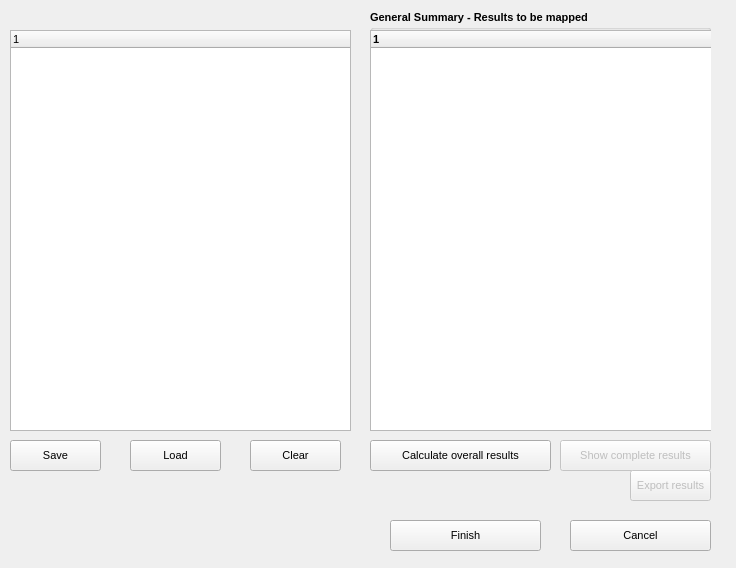
<?xml version="1.0" encoding="UTF-8"?>
<ui version="4.0">
 <class>frmPag1</class>
 <widget class="QWidget" name="frmPag1">
  <property name="geometry">
   <rect>
    <x>0</x>
    <y>0</y>
    <width>736</width>
    <height>568</height>
   </rect>
  </property>
  <property name="font">
   <font>
    <family>MS Shell Dlg 2</family>
    <pointsize>8</pointsize>
   </font>
  </property>
  <property name="windowTitle">
   <string>Form</string>
  </property>
  <property name="windowIcon">
   <iconset>
    <normaloff>:/images/wizard.png</normaloff>:/images/wizard.png</iconset>
  </property>
  <widget class="QTreeWidget" name="treeWidgetSolutionsAndSources">
   <property name="geometry">
    <rect>
     <x>10</x>
     <y>30</y>
     <width>341</width>
     <height>401</height>
    </rect>
   </property>
   <property name="iconSize">
    <size>
     <width>16</width>
     <height>16</height>
    </size>
   </property>
   <property name="columnCount">
    <number>1</number>
   </property>
   <column>
    <property name="text">
     <string notr="true">1</string>
    </property>
   </column>
  </widget>
  <widget class="QGroupBox" name="groupBoxTotBasUsefulDem">
   <property name="geometry">
    <rect>
     <x>370</x>
     <y>10</y>
     <width>341</width>
     <height>421</height>
    </rect>
   </property>
   <property name="font">
    <font>
     <weight>75</weight>
     <bold>true</bold>
    </font>
   </property>
   <property name="title">
    <string>General Summary - Results to be mapped</string>
   </property>
   <widget class="QTreeWidget" name="treeViewResults">
    <property name="geometry">
     <rect>
      <x>0</x>
      <y>20</y>
      <width>391</width>
      <height>401</height>
     </rect>
    </property>
    <property name="contextMenuPolicy">
     <enum>Qt::DefaultContextMenu</enum>
    </property>
    <property name="iconSize">
     <size>
      <width>16</width>
      <height>16</height>
     </size>
    </property>
    <property name="rootIsDecorated">
     <bool>true</bool>
    </property>
    <property name="allColumnsShowFocus">
     <bool>true</bool>
    </property>
    <property name="headerHidden">
     <bool>false</bool>
    </property>
    <property name="expandsOnDoubleClick">
     <bool>true</bool>
    </property>
    <property name="columnCount">
     <number>1</number>
    </property>
    <attribute name="headerVisible">
     <bool>true</bool>
    </attribute>
    <attribute name="headerStretchLastSection">
     <bool>true</bool>
    </attribute>
    <column>
     <property name="text">
      <string notr="true">1</string>
     </property>
    </column>
   </widget>
  </widget>
  <widget class="QPushButton" name="pushButtonSaveTreeToJson">
   <property name="geometry">
    <rect>
     <x>10</x>
     <y>440</y>
     <width>91</width>
     <height>31</height>
    </rect>
   </property>
   <property name="toolTip">
    <string>Dumps current tree to JSON</string>
   </property>
   <property name="text">
    <string>Save</string>
   </property>
   <property name="icon">
    <iconset>
     <normaloff>:/images/save_as.png</normaloff>:/images/save_as.png</iconset>
   </property>
  </widget>
  <widget class="QPushButton" name="pushButtonLoadScenario">
   <property name="geometry">
    <rect>
     <x>130</x>
     <y>440</y>
     <width>91</width>
     <height>31</height>
    </rect>
   </property>
   <property name="toolTip">
    <string>Loads a JSON dump</string>
   </property>
   <property name="text">
    <string>Load</string>
   </property>
   <property name="icon">
    <iconset>
     <normaloff>:/images/open_file.png</normaloff>:/images/open_file.png</iconset>
   </property>
  </widget>
  <widget class="QPushButton" name="pushButtonUpdateAllResults">
   <property name="enabled">
    <bool>true</bool>
   </property>
   <property name="geometry">
    <rect>
     <x>370</x>
     <y>440</y>
     <width>181</width>
     <height>31</height>
    </rect>
   </property>
   <property name="toolTip">
    <string>Updates all calculations</string>
   </property>
   <property name="text">
    <string>Calculate overall results</string>
   </property>
   <property name="icon">
    <iconset>
     <normaloff>:/images/calculator.png</normaloff>:/images/calculator.png</iconset>
   </property>
  </widget>
  <widget class="QPushButton" name="pushButtonClearTree">
   <property name="geometry">
    <rect>
     <x>250</x>
     <y>440</y>
     <width>91</width>
     <height>31</height>
    </rect>
   </property>
   <property name="toolTip">
    <string>Clears current tree</string>
   </property>
   <property name="text">
    <string>Clear</string>
   </property>
   <property name="icon">
    <iconset>
     <normaloff>:/images/draw_eraser.png</normaloff>:/images/draw_eraser.png</iconset>
   </property>
  </widget>
  <widget class="QPushButton" name="pushButtonShowDetails">
   <property name="enabled">
    <bool>false</bool>
   </property>
   <property name="geometry">
    <rect>
     <x>560</x>
     <y>440</y>
     <width>151</width>
     <height>31</height>
    </rect>
   </property>
   <property name="text">
    <string>Show complete results</string>
   </property>
   <property name="icon">
    <iconset>
     <normaloff>:/images/zoom.png</normaloff>:/images/zoom.png</iconset>
   </property>
  </widget>
  <widget class="QPushButton" name="pushButtonFinish">
   <property name="enabled">
    <bool>true</bool>
   </property>
   <property name="geometry">
    <rect>
     <x>390</x>
     <y>520</y>
     <width>151</width>
     <height>31</height>
    </rect>
   </property>
   <property name="text">
    <string>Finish</string>
   </property>
  </widget>
  <widget class="QPushButton" name="pushButtonCancel">
   <property name="enabled">
    <bool>true</bool>
   </property>
   <property name="geometry">
    <rect>
     <x>570</x>
     <y>520</y>
     <width>141</width>
     <height>31</height>
    </rect>
   </property>
   <property name="text">
    <string>Cancel</string>
   </property>
  </widget>
  <widget class="QPushButton" name="pushButtonExportResults">
   <property name="enabled">
    <bool>false</bool>
   </property>
   <property name="geometry">
    <rect>
     <x>630</x>
     <y>470</y>
     <width>81</width>
     <height>31</height>
    </rect>
   </property>
   <property name="text">
    <string>Export results</string>
   </property>
  </widget>
 </widget>
 <resources/>
 <connections/>
</ui>
